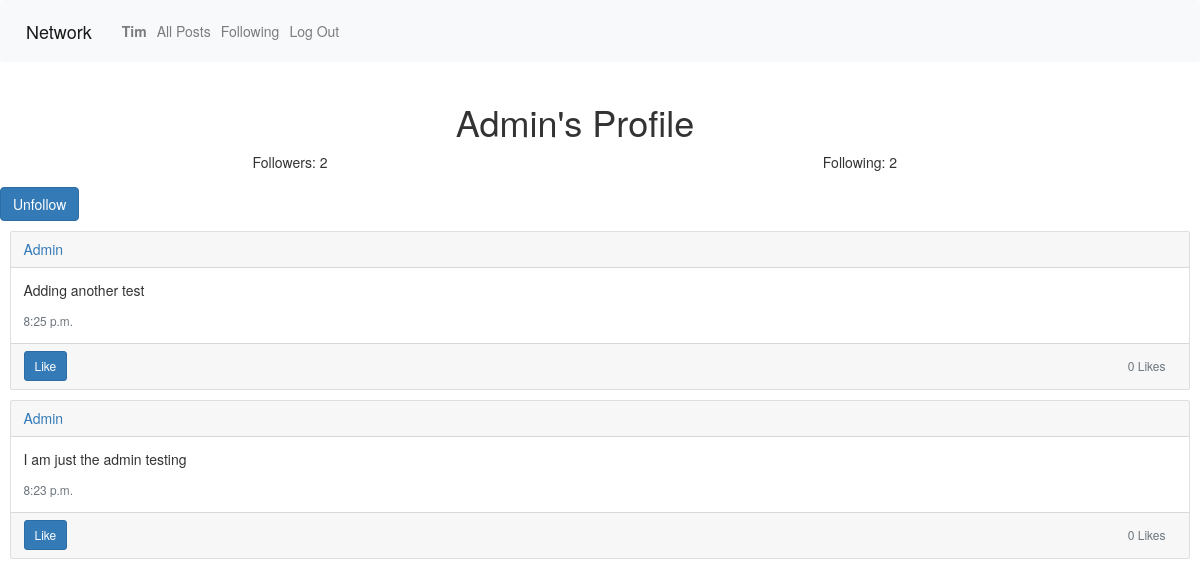
Screenshot of /profile/Admin (signed in) with the database file from the repository.
### network/models.py (models this page shows, shortened)
class User(AbstractUser):
    pass

class Post(models.Model):
    user = models.ForeignKey(User, on_delete=models.CASCADE, related_name='user_post', null=True)
    content = models.CharField(max_length=64)
    timestamp = models.TimeField(auto_now=True)
    like = models.IntegerField(default=0)

### network/views.py (the view)
# urls.py: path("profile/<str:username>", views.profile, name="profile"),
def profile(request, username):
    user = User.objects.get(username = username)
    posts = Post.objects.filter(user = user).order_by("-timestamp")
    following = Following.objects.filter(user=user)
    followers = Following.objects.filter(following=user)
    try:
        is_following = Following.objects.filter(user=request.user, following=user).exists()
    except TypeError:
        is_following = False
    if not following:
        followingcount = 0
    else:
        followingcount = following.count()
    if not followers:
        followercount = 0
    else:
        followercount = followers.count()
    paginator = Paginator(posts, 2)
    page_number = request.GET.get('page')
    page_obj = paginator.get_page(page_number)
    return render(request, 'network/profile.html', {"following": is_following, "followingcount": followingcount, "followerscount": followercount, "profile": user, "posts": page_obj, })

### network/templates/network/profile.html (shortened to what this page needs)
{% extends 'network/layout.html'%} {% load static %}
  {% block title %} {{user}} Profile {% endblock %} {% block body %}
  <div class="m-2 form-group container text-center" id="profile-box">
    <div class="row align-items-start">
      <div class="col">
        <h1 class="profile-heading">{{profile}}'s Profile</h1>
      </div>
    </div>
    <div class="row">
      <div class="col">
        <p>Followers: <span>{{followerscount}}</span></p>
      </div>
      <div class="col">
        <p>Following: <span>{{followingcount}}</span></p>
      </div>
    </div>
  </div>
  {% if profile != user %} {% if following == False %}
  <form action="{% url 'togglefollow' profile.username %}" method="post">
    <input hidden value="follow" name="follow" />
    <button class="btn btn-primary" id="follow-button">Follow</button>
  </form>
  {% else %}
  <form action="{% url 'togglefollow' profile %}" method="post">
    <button class="btn btn-primary" id="unfollow-button">Unfollow</button>
  </form>
  {% endif %} {% endif %}
</div>
{% if posts %} {% for post in posts %}
<div class="card m-3">
  <div class="card-header">
    <a href="{% url 'profile' post.user %}">{{ post.user }}</a>
  </div>
  <div class="card-body">
    <p class="card-text content-text" data-postid="{{ post.id }}">
      {{ post.content }}
    </p>
    <p class="card-text">
      <small class="text-muted">{{ post.timestamp }}</small>
    </p>
  </div>
  <div class="card-footer">
    <div class="d-flex justify-content-between align-items-center">
      {% if user.is_authenticated %}
      <button
        class="btn btn-sm btn-primary like-button"
        data-postid="{{ post.id }}"
      >
        {% if post.liked %} Unlike {% else %} Like {% endif %}
      </button>
      {% endif %}
      <div
        type="button"
        id="likes-count"
        class="btn btn-sm btn-outline-secondary"
        data-postid="{{ post.id }}"
      >
        {{ post.like }} Likes
      </div>
    </div>
  </div>
</div>
{% endfor %} {% else %}
<div>This user has not made any post</div>
{% endif %} {% endblock %} {% block script %}
<link
  rel="stylesheet"
  href="https://maxcdn.bootstrapcdn.com/bootstrap/3.3.7/css/bootstrap.min.css"
/>
{% endblock %}

### network/templates/network/layout.html (shortened to what this page needs)
{% load static %}
<!DOCTYPE html>
<html lang="en">
  <head>
    <link
      rel="stylesheet"
      href="https://stackpath.bootstrapcdn.com/bootstrap/4.4.1/css/bootstrap.min.css"
    />
    <link href="{% static 'network/styles.css' %}" rel="stylesheet" />
    {% block script %} {% endblock %}
  </head>
  <body>
    <nav class="navbar navbar-expand-lg navbar-light bg-light">
      <a class="navbar-brand" href="#">Network</a>
      <div>
        <ul class="navbar-nav mr-auto">
          {% if user.is_authenticated %}
          <li class="nav-item">
            <a class="nav-link" href="{% url 'profile' user.username %}"
              ><strong>{{ user.username }}</strong></a
            >
          </li>
          {% endif %}
          <li class="nav-item">
            <a class="nav-link" id="all-post" href="{% url 'index' %}"
              >All Posts</a
            >
          </li>
          {% if user.is_authenticated %}
          <li class="nav-item">
            <a class="nav-link" id="following" href="{% url 'following' %}"
              >Following</a
            >
          </li>
          <li class="nav-item">
            <a class="nav-link" href="{% url 'logout' %}">Log Out</a>
          </li>
          {% endif %}
        </ul>
      </div>
    </nav>
    <div class="body">{% block body %} {% endblock %}</div>
  </body>
</html>

### rows the page displays
User: username "Tim"
User: username "Admin"
Post: user "Admin", content "Adding another test", timestamp "8:25 p.m.", like "0"
Post: user "Admin", content "I am just the admin testing", timestamp "8:23 p.m.", like "0"

### other values shown
{{ followerscount }} "2"
{{ followingcount }} "2"
